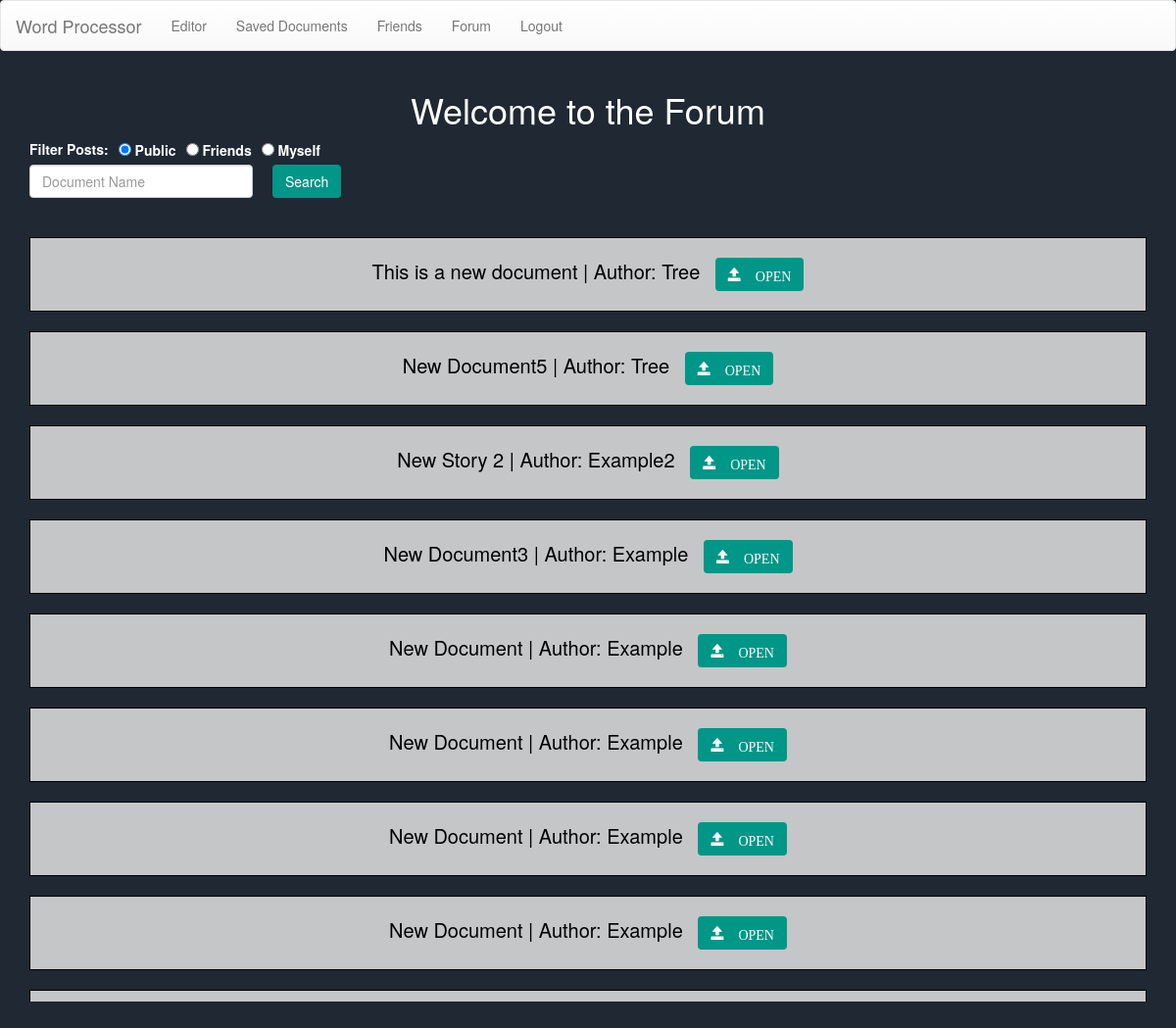
Page /presentation/forum.php on the committed database.
### tables this page shows
CREATE TABLE `document` (
  `id` int(11) NOT NULL,
  `title` varchar(255) DEFAULT NULL,
  `delta` longtext DEFAULT NULL,
  `author` varchar(50) DEFAULT NULL,
  `last_saved` datetime DEFAULT NULL
);

### data_access/DatabaseService.php (called while the page is built, shortened)
<?php
class DatabaseService implements DatabaseServiceInterface {
    private $mysqli;
    public function __construct($host, $username, $password, $database) {
        $this->mysqli = new mysqli();
        $connected = $this->mysqli->real_connect($host, $username, $password, $database, NULL, NULL, MYSQLI_CLIENT_FOUND_ROWS);
    }
    public function executeQuery(string $sql, array $params = [], string $paramTypes= "", string $queryType): mysqli_result | bool {
        $stmt = $this->mysqli->prepare($sql);
        if (!$stmt->execute()) {
            throw new \RuntimeException("Failed to execute query: " . $stmt->error);
        }
        if($queryType === "select") {
            $result = $stmt->get_result();
        }
        else {
            $result = ($stmt->affected_rows > 0);
        }
        return $result;
    }
}

### bootstrap.php (called while the page is built, shortened)
<?php
require_once('data_access/DatabaseService.php');
require_once('bsnlogic/DocumentService.php');
require_once('manager/DocumentsManager.php');
$dbService = new DatabaseService("localhost", "root", "", "wordprocessordb");
$userService = new UserService($dbService);
$friendshipService = new FriendshipService($dbService);
$docService = new DocumentService($dbService);
$forumService = new ForumService($dbService);
$docManager = new DocumentsManager($docService, $userService, $friendshipService, $forumService);

### manager/DocumentsManager.php (called while the page is built, shortened)
<?php
require_once('../models/Document.php');
require_once('../models/ManagerResponse.php');
class DocumentsManager implements DocumentsManagerInterface {
    private DocumentServiceInterface $docService;
    public function __construct(DocumentServiceInterface $docService, UserServiceInterface $userService, FriendshipServiceInterface $friendshipService, ForumServiceInterface $forumService) {
        $this->docService = $docService;
    }
    public function getPublicPublishedDocuments(): ManagerResponse {
        try {
            $result = $this->docService->getPublicPublishedDocuments();
            return new ManagerResponse("success", $result);
        } catch(RuntimeException $e) {
            return new ManagerResponse("error", "A database error occurred: " . $e->getMessage());
        }
    }
}
?>

### bsnlogic/DocumentService.php (called while the page is built, shortened)
<?php
class DocumentService implements DocumentServiceInterface {
    private DatabaseServiceInterface $databaseService;
    public function __construct(DatabaseServiceInterface $databaseService) {
        $this->databaseService = $databaseService;
    }
    public function getPublicPublishedDocuments(): array {
        $sql = "
        SELECT doc.*
        FROM document AS doc
        JOIN document_visibility AS dv ON doc.id = dv.document_id
        WHERE dv.visibility_level_id = 1  -- Filter for 'public' visibility
        ORDER BY doc.last_saved DESC";
        $result = $this->databaseService->executeQuery($sql, [], "", "select");
        return $this->getDocumentsFromSelectResult($result);
    }
    private function getDocumentsFromSelectResult(mysqli_result $result) {
        $documents = [];
        while ($row = $result->fetch_assoc()) {
            $document = new Document();
            $document->setId($row['id']);
            $document->setTitle($row['title']);
            $document->setAuthor($row['author']);
            $document->setLast_Saved($row['last_saved']);
            $document->setDelta($row['delta']);
            $documents[] = $document;
        }
        return $documents;
    }
}

### models/ManagerResponse.php (called while the page is built, shortened)
<?php
class ManagerResponse {
    public function __construct($status, $message) {
        $this->message = $message;
    }
}

### models/Document.php (called while the page is built, shortened)
<?php
class Document {
    private string $title;
    private string $author;
    public function getTitle(): string {
        return $this->title;
    }
    public function setTitle(string $title): void {
        $this->title = $title;
    }
    public function getAuthor(): string {
        return $this->author;
    }
    public function setAuthor(string $author) {
        $this->author = $author;
    }
}

### presentation/forum.php (the view, shortened to what this page needs)
<!DOCTYPE html>
<html>
<head>
   <link rel="stylesheet" href="https://maxcdn.bootstrapcdn.com/bootstrap/3.3.7/css/bootstrap.min.css">
   <link rel="stylesheet" href="https://maxcdn.bootstrapcdn.com/bootstrap/3.3.7/css/bootstrap-theme.min.css">
</head>
<body>
    <?php
        require_once('../bootstrap.php');
        require_once('../models/Document.php');
        include 'navbar.php';
        $docArray = [];
        $shouldLoadInitialDocuments = true;
        if($shouldLoadInitialDocuments) {
            $result = $docManager->getPublicPublishedDocuments();
            if($result->status === "success") {
                $docArray = $result->message;
            }
            else if($result->status === "error") {
                $error_message = $result->message;
            }
        }
    ?>
    <div class="container">
        <h1>Welcome to the Forum</h1>
        <form action="forum.php" method="post">
            <div class="filter-form-elements">
                <label for="documentNameFilterInput">Filter Posts:</label>
                <label><input type="radio" name="visibility" value="public" required checked> Public</label>
                <label><input type="radio" name="visibility" value="friends"> Friends</label>
                <label><input type="radio" name="visibility" value="myself"> Myself</label>
            </div>
            <div class="filter-form-elements">
                <input type="text" class="form-control" placeholder="Document Name" id="documentNameFilterInput" name="documentNameFilterInput">
                <button type="submit" name="submit" value="filter" class = "btn openButton">Search</button>
            </div>
        </form>
        <br/>
        <div style="overflow-y: auto; max-height: 800px;">
        <?php
            foreach ($docArray as $doc) {
            ?>
                <div class="document-row">
                        <form action="forum.php" method="post">
                            <?php echo htmlspecialchars($doc->getTitle()); ?> | Author: <?php echo htmlspecialchars($doc->getAuthor()); ?>
                            <button type="submit" name="submit" value="open" class="btn openButton"><span class="glyphicon glyphicon-open" aria-hidden="true"> OPEN</button>
                        </form>
                </div>
            <?php
            }
        ?>
        </div>
    </div>
</body>
</html>

### presentation/navbar.php (shortened to what this page needs)
<nav class="navbar navbar-default">
    <div class="container-fluid">
        <div class="navbar-header">
            <a class="navbar-brand" href="#">Word Processor</a>
        </div>
        <div class="collapse navbar-collapse" id="navbarCollapse">
            <ul class="nav navbar-nav">
                <li><a href="index.php">Editor</a></li>
                <li><a href="saved_documents.php">Saved Documents</a></li>
                <li><a href="friends_page.php">Friends</a></li>
                <li><a href="forum.php">Forum</a></li>
                <li><a href="logout.php">Logout</a></li>
            </ul>
        </div>
    </div>
</nav>

### presentation/forum.php (style rules this page uses)
h1 { text-align: center; }
.document-row { border: 1px solid; padding: 20px; margin: 20px 0; text-align: center; font-size: 20px; background: #C5C6C7; color: black; }
#documentNameFilterInput { width: 20%; }
.filter-form-elements { display: flex; gap: 10px; }
.openButton { background-color: #009688 !important; margin-left: 10px; background-color: #009688 !important; color: white; }
body { background-color: #1F2833; color: white; min-height: 1100px; }

### rows in the picture
document: title "This is a new document", author "Tree"
document: title "New Document5", author "Tree"
document: title "New Story 2", author "Example2"
document: title "New Document3", author "Example"
document: title "New Document", author "Example"
document: title "New Document", author "Example"
document: title "New Document", author "Example"
document: title "New Document", author "Example"
